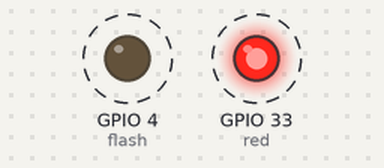
A program run on a simulated ESP32 board running MicroPython. Parts: output pins drawn as LEDs (lit = HIGH). Dashed ring = blinking.

Above: at 0.05 s.
Timing chart, 0 to 3.0 s (numbered marks = the images above):
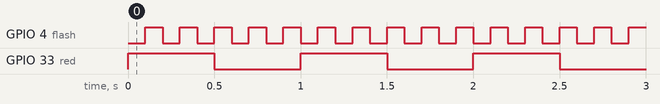

Measured:
- by itself, GPIO 4 (flash): alternates HIGH for 0.10 s and LOW for 0.10 s
- by itself, GPIO 33 (red): alternates HIGH for 0.50 s and LOW for 0.50 s

The program:

261002_interrupt_timer.py
```python
from machine import Pin,Timer

flash = Pin(4, Pin.OUT, value=0)
red = Pin(33, Pin.OUT, value=1)

ms_flag = False
time_cnt = 0


def timer_100ms():
    flash.value(flash.value() ^ 1)

def timer_500ms():
    red.value(flash.value() ^ 1)

def timer_callback(t):
    global ms_flag        # 글로벌 변수 : 함수 밖에서도 쓸 수 있음
    ms_flag = True

tmr = Timer(0)
tmr.init(period = 1, mode = Timer.PERIODIC, callback = timer_callback) # 초기화

try:
    while True:

        if ms_flag:
            ms_flag = False
            time_cnt += 1

            if time_cnt % 100 == 0:
                timer_100ms()

            if time_cnt % 500 == 0:
                timer_500ms()

except KeyboardInterrpt:

    flash.value(0)
    red.value(1)

    tmr.deinit()
    print('타이머 정지')
```
